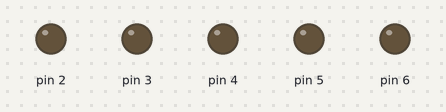
This sketch was run on a simulated Arduino Uno, built with avr-gcc and run on an emulated ATmega328P. On the bench: output pins drawn as LEDs (lit = HIGH). Pins used as bus, display or sensor lines are not drawn.

Above: at 0.05 s.
At 0.35 s:
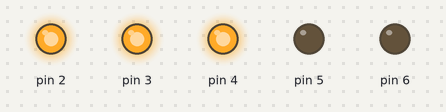
At 0.75 s:
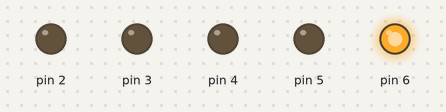
At 1.05 s:
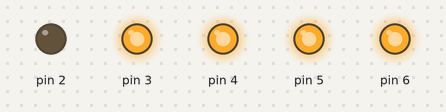
At 1.75 s:
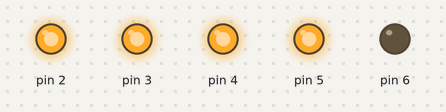
At 2.5 s:
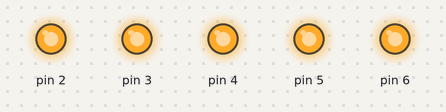
Timing chart, 0 to 3.0 s (numbered marks = the images above):
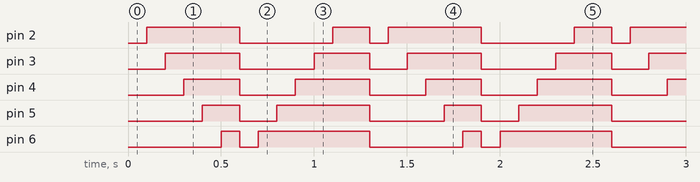

The sketch:

arduino-cool-blink.ino
```cpp
// This Example used 5 led if you are have more led you can plus the varrible
void setup() {
  Serial.begin(9600);
  for(int i=1; i != 7; i++){
      pinMode(i, OUTPUT);
  }
}
void loop() {
  for(int i= 1; i != 7; i++){
    digitalWrite(i, HIGH);
    delay(100);
  }
  for(int i =1; i != 7; i++){
    digitalWrite(i, LOW);
  }
  for(int i= 7; i != 0; i--){
    digitalWrite(i, HIGH);
    delay(100);
  }
  for(int i =1; i != 7; i++){
    digitalWrite(i, LOW);
  }
}
```

Measured:
- by itself, pin 2: repeats every 1.3 s: LOW 0.50 s, HIGH 0.20 s, LOW 0.10 s, HIGH 0.50 s
- by itself, pin 3: repeats every 1.3 s: LOW 0.40 s, HIGH 0.30 s, LOW 0.20 s, HIGH 0.40 s
- by itself, pin 4: repeats every 1.3 s: LOW 0.30 s, HIGH 0.40 s, LOW 0.30 s, HIGH 0.30 s
- by itself, pin 5: repeats every 1.3 s: LOW 0.20 s, HIGH 0.50 s, LOW 0.40 s, HIGH 0.20 s
- by itself, pin 6: repeats every 1.3 s: LOW 0.10 s, HIGH 0.60 s, LOW 0.50 s, HIGH 0.10 s
